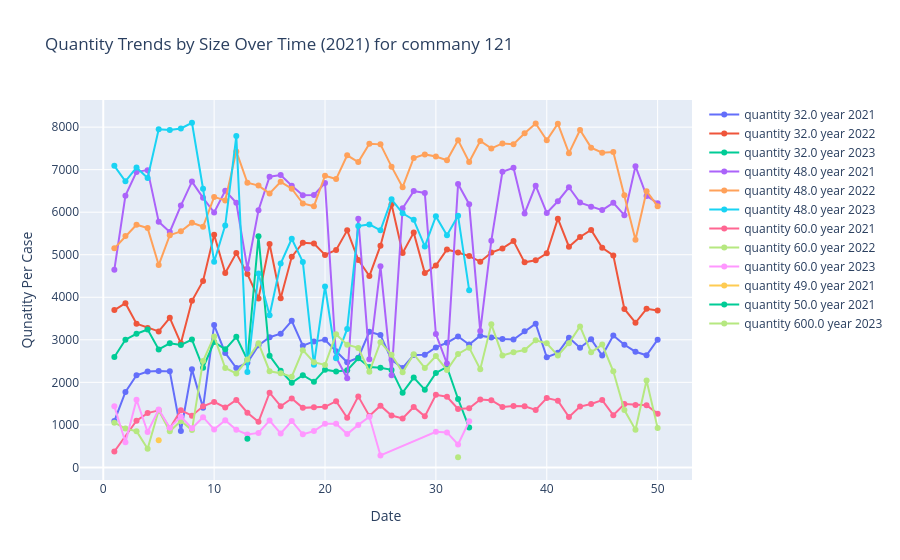

Write notebook code for a chart like this one.
### Code cell
fig = go.Figure()

sizes = df_grouped['size'].unique()
years = df_grouped['year'].unique()

for size in sizes:
    for year in years:
      filtered_data = df_grouped[(df_grouped['size'] == size) & (df_grouped['year'] == year) & (df_grouped['week_of_year']<=50)].sort_values('week_start_dt')
      fig.add_trace(go.Scatter(
          x=filtered_data['week_of_year'],
          y=filtered_data['Quantity'],
          mode='lines+markers',  # Use both lines and markers for better visibility
          name=f'quantity {size} year {year}'
      ))

# Update layout to improve aesthetics
fig.update_layout(
    title='Quantity Trends by Size Over Time (2021) for commany 121',
    xaxis_title='Date',
    yaxis_title='Qunatity Per Case',
    # width=1000,
    # height=400,
)


# Show the updated figure
fig.show()

### Figure 1 — Plotly figure (JSON) as saved in the notebook; plotly's stock layout.template omitted (floating-point values rounded to 4 significant figures)
{"data": [{"mode": "lines+markers", "name": "quantity 32.0 year 2021", "type": "scatter", "x": [1, 2, 3, 4, 5, 6, 7, 8, 9, 10, 11, 12, 13, 14, 15, 16, 17, 18, 19, 20, 21, 22, 23, 24, 25, 26, 27, 28, 29, 30, 31, 32, 33, 34, 35, 36, 37, 38, 39, 40, 41, 42, 43, 44, 45, 46, 47, 48, 49, 50], "y": [1090, 1775, 2167, 2256, 2264, 2258, 855, 2305, 1405, 3347, 2692, 2337, 2463, 2870, 3061, 3143, 3446, 2860, 2963, 3000, 2731, 2473, 2578, 3189, 3114, 2526, 2339, 2643, 2646, 2822, 2931, 3079, 2888, 3097, 3056, 3017, 3005, 3199, 3380, 2589, 2694, 3050, 2815, 3015, 2631, 3099, 2884, 2720, 2637, 3003]}, {"mode": "lines+markers", "name": "quantity 32.0 year 2022", "type": "scatter", "x": [1, 2, 3, 4, 5, 6, 7, 8, 9, 10, 11, 12, 13, 14, 15, 16, 17, 18, 19, 20, 21, 22, 23, 24, 25, 26, 27, 28, 29, 30, 31, 32, 33, 34, 35, 36, 37, 38, 39, 40, 41, 42, 43, 44, 45, 46, 47, 48, 49, 50], "y": [3700, 3861, 3378, 3279, 3197, 3516, 2917, 3917, 4385, 5472, 4570, 5038, 4545, 3974, 5252, 3977, 4950, 5283, 5265, 4996, 5111, 5573, 4879, 4499, 5213, 6185, 5041, 5520, 4570, 4748, 5123, 5052, 4968, 4837, 5050, 5149, 5321, 4821, 4871, 5034, 5848, 5189, 5417, 5582, 5163, 4985, 3725, 3401, 3729, 3687]}, {"mode": "lines+markers", "name": "quantity 32.0 year 2023", "type": "scatter", "x": [1, 2, 3, 4, 5, 6, 7, 8, 9, 10, 11, 12, 13, 14, 15, 16, 17, 18, 19, 20, 21, 22, 23, 24, 25, 26, 27, 28, 29, 30, 31, 32, 33], "y": [2596, 3003, 3142, 3241, 2773, 2918, 2879, 3006, 2343, 2949, 2776, 3069, 2529, 5432, 2627, 2272, 1990, 2168, 2012, 2298, 2253, 2284, 2565, 2362, 2345, 2293, 1757, 2113, 1828, 2221, 2364, 1608, 938]}, {"mode": "lines+markers", "name": "quantity 48.0 year 2021", "type": "scatter", "x": [1, 2, 3, 4, 5, 6, 7, 8, 9, 10, 11, 12, 13, 14, 15, 16, 17, 18, 19, 20, 21, 22, 23, 24, 25, 26, 27, 28, 29, 30, 31, 32, 33, 34, 35, 36, 37, 38, 39, 40, 41, 42, 43, 44, 45, 46, 47, 48, 49, 50], "y": [4648, 6389, 6948, 6989, 5774, 5535, 6156, 6719, 6338, 5993, 6502, 6221, 4673, 6045, 6835, 6874, 6624, 6400, 6407, 6686, 2584, 2096, 5846, 2541, 4728, 2164, 6093, 6496, 6453, 3136, 2442, 6661, 6189, 3205, 5330, 6950, 7043, 5971, 6623, 5983, 6258, 6586, 6226, 6131, 6050, 6220, 5930, 7082, 6382, 6213]}, {"mode": "lines+markers", "name": "quantity 48.0 year 2022", "type": "scatter", "x": [1, 2, 3, 4, 5, 6, 7, 8, 9, 10, 11, 12, 13, 14, 15, 16, 17, 18, 19, 20, 21, 22, 23, 24, 25, 26, 27, 28, 29, 30, 31, 32, 33, 34, 35, 36, 37, 38, 39, 40, 41, 42, 43, 44, 45, 46, 47, 48, 49, 50], "y": [5150, 5439, 5706, 5626, 4757, 5460, 5550, 5753, 5658, 6360, 6276, 7430, 6692, 6625, 6441, 6714, 6551, 6205, 6141, 6858, 6779, 7338, 7180, 7609, 7595, 7071, 6588, 7274, 7359, 7310, 7223, 7694, 7182, 7673, 7500, 7617, 7599, 7857, 8086, 7692, 8082, 7388, 7933, 7518, 7398, 7413, 6401, 5352, 6494, 6142]}, {"mode": "lines+markers", "name": "quantity 48.0 year 2023", "type": "scatter", "x": [1, 2, 3, 4, 5, 6, 7, 8, 9, 10, 11, 12, 13, 14, 15, 16, 17, 18, 19, 20, 21, 22, 23, 24, 25, 26, 27, 28, 29, 30, 31, 32, 33], "y": [7091, 6727, 7053, 6806, 7948, 7934, 7970, 8103, 6552, 4837, 5690, 7789, 2244, 4558, 3577, 4793, 5376, 4831, 2415, 4253, 2566, 3256, 5675, 5713, 5575, 6302, 5973, 5821, 5196, 5902, 5457, 5915, 4166]}, {"mode": "lines+markers", "name": "quantity 60.0 year 2021", "type": "scatter", "x": [1, 3, 4, 5, 6, 7, 8, 9, 10, 11, 12, 13, 14, 15, 16, 17, 18, 19, 20, 21, 22, 23, 24, 25, 26, 27, 28, 29, 30, 31, 32, 33, 34, 35, 36, 37, 38, 39, 40, 41, 42, 43, 44, 45, 46, 47, 48, 49, 50], "y": [375, 1099, 1277, 1342, 920, 1342, 1217, 1437, 1540, 1409, 1586, 1285, 1071, 1758, 1439, 1621, 1400, 1416, 1425, 1556, 1167, 1670, 1211, 1452, 1220, 1150, 1421, 1200, 1707, 1661, 1375, 1393, 1599, 1581, 1422, 1442, 1439, 1351, 1630, 1570, 1186, 1430, 1492, 1582, 1228, 1491, 1470, 1464, 1264]}, {"mode": "lines+markers", "name": "quantity 60.0 year 2022", "type": "scatter", "x": [1, 2, 3, 4, 5, 6, 7, 8, 9, 10, 11, 12, 13, 14, 15, 16, 17, 18, 19, 20, 21, 22, 23, 24, 25, 26, 27, 28, 29, 30, 31, 32, 33, 34, 35, 36, 37, 38, 39, 40, 41, 42, 43, 44, 45, 46, 47, 48, 49, 50], "y": [1052, 912, 852, 439, 1345, 850, 1093, 877, 2500, 3080, 2337, 2210, 2539, 2922, 2261, 2215, 2134, 2756, 2473, 2410, 3129, 2886, 2810, 2249, 2944, 2648, 2235, 2661, 2338, 2617, 2289, 2669, 2816, 2308, 3364, 2632, 2709, 2759, 2987, 2918, 2633, 2921, 3315, 2705, 2887, 2259, 1348, 887, 2043, 924]}, {"mode": "lines+markers", "name": "quantity 60.0 year 2023", "type": "scatter", "x": [1, 2, 3, 4, 5, 6, 7, 8, 9, 10, 11, 12, 13, 14, 15, 16, 17, 18, 19, 20, 21, 22, 23, 24, 25, 30, 31, 32, 33], "y": [1438, 591, 1590, 832, 1362, 935, 1191, 921, 1181, 894, 1107, 884, 776, 812, 1102, 798, 1089, 779, 854, 1027, 1029, 784, 1000, 1190, 282, 839, 823, 540, 1086]}, {"mode": "lines+markers", "name": "quantity 49.0 year 2021", "type": "scatter", "x": [5], "y": [641]}, {"mode": "lines+markers", "name": "quantity 49.0 year 2022", "type": "scatter", "x": [], "y": []}, {"mode": "lines+markers", "name": "quantity 49.0 year 2023", "type": "scatter", "x": [], "y": []}, {"mode": "lines+markers", "name": "quantity 50.0 year 2021", "type": "scatter", "x": [13], "y": [672]}, {"mode": "lines+markers", "name": "quantity 50.0 year 2022", "type": "scatter", "x": [], "y": []}, {"mode": "lines+markers", "name": "quantity 50.0 year 2023", "type": "scatter", "x": [], "y": []}, {"mode": "lines+markers", "name": "quantity 600.0 year 2021", "type": "scatter", "x": [], "y": []}, {"mode": "lines+markers", "name": "quantity 600.0 year 2022", "type": "scatter", "x": [], "y": []}, {"mode": "lines+markers", "name": "quantity 600.0 year 2023", "type": "scatter", "x": [32], "y": [239]}], "layout": {"title": {"text": "Quantity Trends by Size Over Time (2021) for commany 121"}, "xaxis": {"title": {"text": "Date"}}, "yaxis": {"title": {"text": "Qunatity Per Case"}}}}
